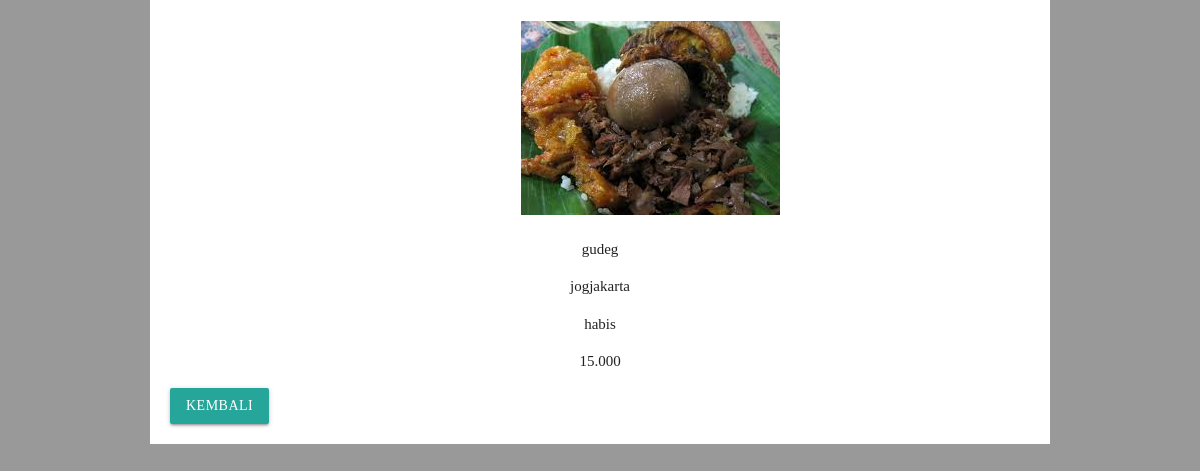
Screenshot of /latihan5c/php/detail.php?id=4 with the database file from the repository.
### tables this page shows
CREATE TABLE `makanan` (
  `id` int(11) NOT NULL,
  `img` varchar(100) NOT NULL,
  `nama_makanan` varchar(100) NOT NULL,
  `asal_daerah` varchar(100) NOT NULL,
  `ketersediaan` varchar(100) NOT NULL,
  `harga` varchar(100) NOT NULL
);

### latihan5c/php/functions.php (called while the page is built)
<?php
function koneksi() {
	$conn = mysqli_connect("localhost","root","")or die ("koneksi ke DB gagal");
	mysqli_select_db($conn,"tubes_193040082")or die ("Database salah!");
	return $conn;
}
function query($sql){
	$conn = koneksi();
	$result = mysqli_query($conn, "$sql");
	$rows = [];
	while ($row = mysqli_fetch_assoc($result)) {
		$rows[] = $row;
	}
return $rows;
}
?>

### latihan5c/php/detail.php (the view, shortened to what this page needs)
 <?php
require 'functions.php';
$id = $_GET['id'];
$makanan = query("SELECT * FROM makanan WHERE id = $id")[0];
 ?>
 <!DOCTYPE html>
 <html>
 <head>
      <link type="text/css" rel="stylesheet" href="../css/materialize.min.css"  media="screen,projection"/>
      <link rel="stylesheet" href="../css/style.css">
 </head>
 <body>
 	<div class="container">
 		<div class="gambar">
 			<img src="../assets/img/<?= $makanan["img"]; ?>" alt="">
 		</div>
 		<div class="keterangan">
 			<p><?= $makanan["nama_makanan"]; ?></p>
 			<p><?= $makanan["asal_daerah"]; ?></p>
 			<p><?= $makanan["ketersediaan"]; ?></p>
 			<p><?= $makanan["harga"]; ?></p>
 		</div>
 		<a class="waves-effect waves-light btn" href="../index.php">Kembali</a></a>
 	</div>
 </body>
 </html>

### latihan5c/css/style.css (style rules this page uses)
body { font-family: georgia; background-color: #999999; }
a { color: black; }
.container { width: 900px; margin-top: 0px; margin-bottom: 0px; margin-left: auto; margin-right: auto; padding-top: 20px; padding-right: 20px; padding-left: 20px; padding-bottom: 20px; background-color: #fff; }
.gambar img { margin-left:350px; border: 1px solid #fff; position: relative; transition: all .3s ease; -webkit-transition: all .3s ease; -moz-transition: all .3s ease; -ms-transition: all .3s ease; -o-transition: all .3s ease; }
.keterangan { text-align: center; }

### rows the page displays
makanan: img (picture), nama_makanan "gudeg", asal_daerah "jogjakarta", ketersediaan "habis", harga "15.000"
